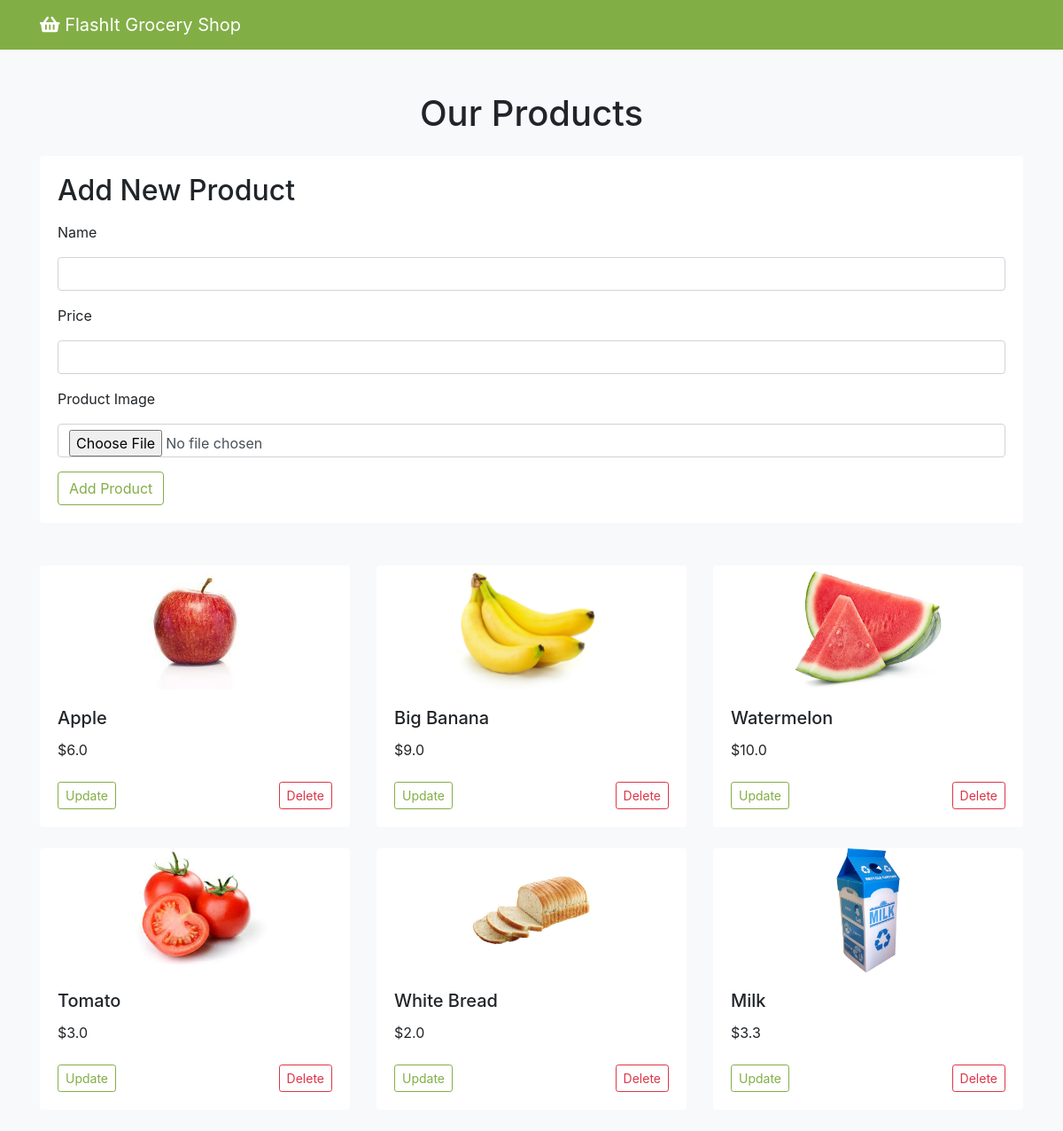
Screenshot of /products (signed in) with the database file from the repository.
### app.py (models this page shows)
class Product(db.Model):
    id = db.Column(db.Integer, primary_key=True)
    name = db.Column(db.String(100), nullable=False)
    price = db.Column(db.Float, nullable=False)
    image_filename = db.Column(db.String(255))

### app.py (the view, shortened to what this page needs)
@app.route('/products', methods=['GET', 'POST'])
@login_required
def products():
    if current_user.role != ADMIN:
        products = Product.query.all()
        return render_template('products.html', products=products)
    form = ProductForm()
    return render_template('products.html', form=form, products=Product.query.all())

### forms.py
class ProductForm(FlaskForm):
    name = StringField('Name', validators=[DataRequired()])
    price = FloatField('Price', validators=[DataRequired()])
    image = FileField('Product Image', validators=[FileAllowed(['jpg', 'png'], 'Images only!')])
    submit = SubmitField('Submit')

### app.py (called while the page is built)
@login_manager.user_loader
def load_user(user_id):
    return User.query.get(int(user_id))

### templates/products.html (shortened to what this page needs)
<!DOCTYPE html>
<xml:lang>
<head>
    <link href="https://stackpath.bootstrapcdn.com/bootstrap/4.5.2/css/bootstrap.min.css" rel="stylesheet">
    <link rel="stylesheet" href="https://cdnjs.cloudflare.com/ajax/libs/font-awesome/5.15.3/css/all.min.css">
</head>
<body>
    <nav class="navbar navbar-expand-lg navbar-dark">
        <div class="container">
            <a class="navbar-brand text-white" href="/">
                <i class="fas fa-shopping-basket"></i> FlashIt Grocery Shop
            </a>
        </div>
    </nav>
    <div class="container mt-5">
        <h1 class="text-center mb-4">Our Products</h1>
        {% if current_user.is_authenticated and current_user.role == 'admin' %}
            <div class="card mb-5">
                <div class="card-body">
                    <h2 class="card-title">Add New Product</h2>
                    <form method="POST" enctype="multipart/form-data" class="mt-3">
                        {% for field in form %}
                            {% if field.name != 'csrf_token' and field.name != 'submit' %}
                                <div class="form-group">
                                    <label for="{{ field.id }}">{{ field.label }}</label>
                                    {{ field(class="form-control") }}
                                </div>
                            {% endif %}
                        {% endfor %}
                        <button type="submit" class="btn btn-outline-primary">Add Product</button>
                    </form>
                </div>
            </div>
        {% endif %}
        <div class="row">
            {% for product in products %}
            <div class="col-md-4 mb-4">
                <div class="card h-100">
                    {% if product.image_filename %}
                        <img src="{{ url_for('static', filename='images/' + product.image_filename) }}" class="card-img-top img-fluid" alt="{{ product.name }} Product Image" style="object-fit: contain; height: 140px;">
                    {% endif %}
                        <div class="card-body">
                            <h5 class="card-title">{{ product.name }}</h5>
                            <p class="card-text">${{ product.price }}</p>
                            {% if current_user.is_authenticated and current_user.role == 'admin' %}
                                <div class="d-flex justify-content-between mt-4">
                                    <a href="{{ url_for('update_product', product_id=product.id) }}" class="btn btn-outline-primary btn-sm">Update</a>
                                    <a href="{{ url_for('delete_product', product_id=product.id) }}" class="btn btn-outline-danger btn-sm">Delete</a>
                                {% endif %}
                                </div>
                        </div>
                    </div>
                </div>
            {% endfor %}
        </div>
    </div>
</body>

### templates/products.html (style rules this page uses)
body { background-color: #f8f9fa; }
.navbar { background-color: #82ae46; }
.navbar-brand { color: #fff; }
.card { border: none; transition: transform .2s; }
.card-img-top { height: 200px; object-fit: cover; }
.btn-outline-primary { border-color: #82ae46; color: #82ae46; }
.btn-outline-danger { border-color: #dc3545; color: #dc3545; }

### rows the page displays
Product: image_filename (picture), name "Apple", price "6.0"
Product: image_filename (picture), name "Big Banana", price "9.0"
Product: image_filename (picture), name "Watermelon", price "10.0"
Product: image_filename+name (picture), name "Tomato", price "3.0"
Product: image_filename (picture), name "White Bread", price "2.0"
Product: image_filename+name (picture), name "Milk", price "3.3"

### other values shown
{{ field.label }} "Name" "Price" "Product Image"
